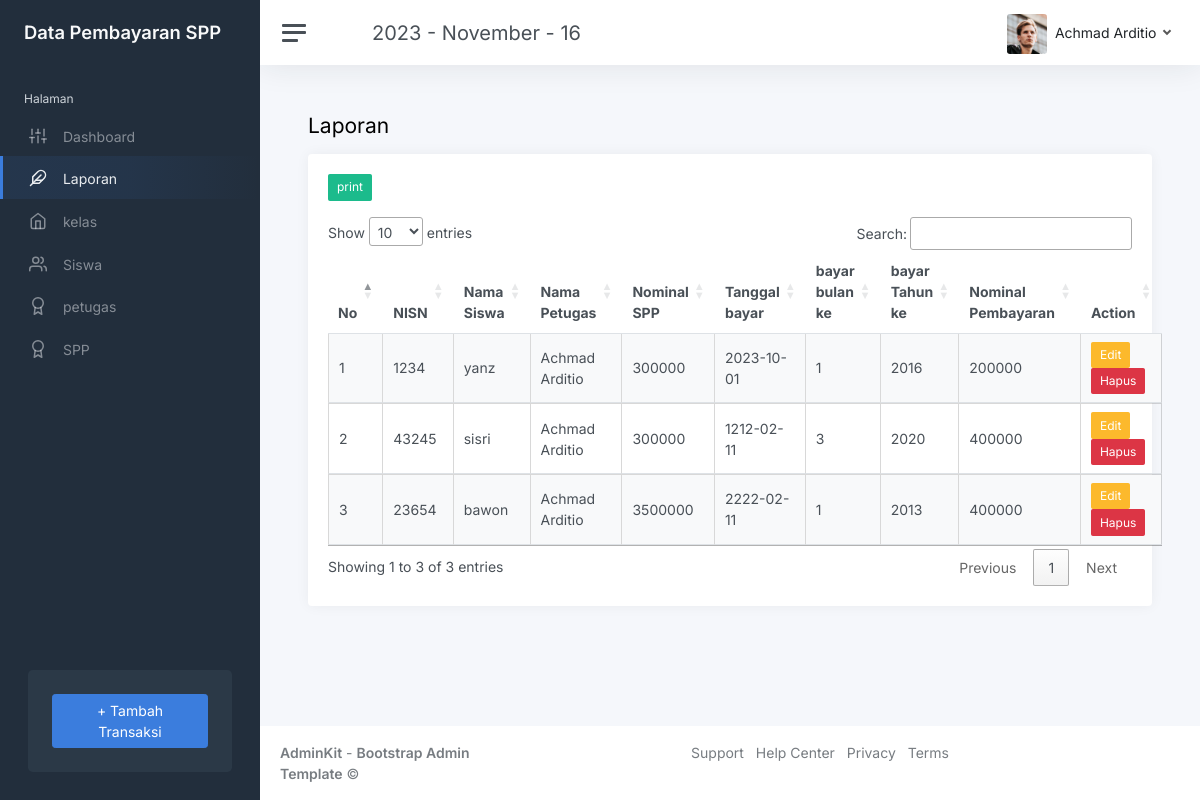
The app's page /index.php?page=laporan (signed in) with its own data.
### tables this page shows
CREATE TABLE `pembayaran` (
  `nisn` char(10) DEFAULT NULL,
  `id_pembayaran` int(11) NOT NULL,
  `id_petugas` int(11) DEFAULT NULL,
  `tgl_bayar` date DEFAULT NULL,
  `bulan_bayar` varchar(8) DEFAULT NULL,
  `tahun_dibayar` varchar(4) DEFAULT NULL,
  `id_spp` int(11) DEFAULT NULL,
  `jumlah_bayar` int(11) DEFAULT NULL
);

CREATE TABLE `siswa` (
  `nisn` char(10) NOT NULL,
  `nis` varchar(4) DEFAULT NULL,
  `nama` varchar(35) DEFAULT NULL,
  `jk` char(15) DEFAULT NULL,
  `id_kelas` int(11) DEFAULT NULL,
  `alamat` text DEFAULT NULL,
  `no_telp` varchar(13) DEFAULT NULL,
  `password` varchar(32) DEFAULT NULL
);

CREATE TABLE `petugas` (
  `id_petugas` int(11) NOT NULL,
  `username` varchar(25) DEFAULT NULL,
  `password` varchar(32) DEFAULT NULL,
  `nama_petugas` varchar(35) DEFAULT NULL,
  `level` enum('admin','petugas') DEFAULT NULL
);

CREATE TABLE `spp` (
  `id_spp` int(11) NOT NULL,
  `tahun` int(11) DEFAULT NULL,
  `nominal` int(11) DEFAULT NULL
);

### laporan.php (the view, shortened to what this page needs)
<h1 class="h3 mb-3"> Laporan</h1>
<div class="row">
    <div class="col-12">
        <div class="card flex-fill">
            <div class="card-body">
                <a <?= ($role == 'siswa' || $role == 'petugas' ? 'hidden' : '') ?> href="cetak_pembayaran.php" target="_blank" class="btn btn-success btn-sm mb-3"><i idata-feather="printer"></i>print</a>
                <table class="table table bordered table-striped table-hover cell-border" id="pembayaran">
                    <thead>
                        <tr>
                            <th>No</th>
                            <th>NISN</th>
                            <th>Nama Siswa</th>
                            <th>Nama Petugas</th>
                            <th>Nominal SPP</th>
                            <th>Tanggal bayar</th>
                            <th>bayar bulan ke</th>
                            <th>bayar Tahun ke</th>
                            <th>Nominal Pembayaran</th>
                            <th <?= ($role == 'siswa' || $role == 'petugas' ? 'hidden' : '') ?>>Action</th>
                        </tr>
                    </thead>
                    <tbody>
                        <?php
                        $No = 1;
                        if ($role == 'siswa') {
                            $nisn = $_SESSION['user']['nisn'];
                            $query = mysqli_query($koneksi, "SELECT * FROM pembayaran INNER JOIN petugas ON pembayaran.id_petugas=petugas.id_petugas INNER JOIN spp on pembayaran.id_spp=spp.id_spp INNER JOIN siswa on pembayaran.nisn=siswa.nisn WHERE pembayaran.nisn='$nisn'");
                        } else {
                            $query = mysqli_query($koneksi, "SELECT * FROM pembayaran INNER JOIN petugas ON pembayaran.id_petugas=petugas.id_petugas INNER JOIN spp on pembayaran.id_spp=spp.id_spp INNER JOIN siswa on pembayaran.nisn=siswa.nisn ");
                        }
                        while ($data = mysqli_fetch_array($query)) {
                        ?>
                            <tr>
                                <td><?php echo $No ?></td>
                                <td><?php echo $data['nisn'] ?></td>
                                <td><?php echo $data['nama'] ?></td>
                                <td><?php echo $data['nama_petugas'] ?></td>
                                <td><?php echo $data['nominal'] ?></td>
                                <td><?php echo $data['tgl_bayar'] ?></td>
                                <td><?php echo $data['bulan_bayar'] ?></td>
                                <td><?php echo $data['tahun_dibayar'] ?></td>
                                <td><?php echo $data['jumlah_bayar'] ?></td>
                                <td <?= ($role == 'siswa' || $role == 'petugas' ? 'hidden' : '') ?>>
                                    <a href="?page=edit_laporan&id=<?php echo $data['id_pembayaran']; ?>" class="btn btn-warning btn-sm">Edit</a>
                                    <a href="?page=hapus_laporan&id=<?php echo $data['id_pembayaran']; ?>" class="btn btn-danger btn-sm">Hapus</a>
                                </td>
                            </tr>
                        <?php
                            $No++;
                        }
                        ?>
                    </tbody>
                </table>
            </div>
        </div>
    </div>
</div>

### index.php (shortened to what this page needs)
<?php
if (empty($_SESSION['user']['nama_petugas'])) {
	$role = 'siswa';
} elseif ($_SESSION['user']['level'] == 'admin') {
	$role = 'admin';
} else {
	$role = 'petugas';
}
?>
<!DOCTYPE html>
<html lang="en">
<head>
	<title>Pembayaran SPP - <?php
							$page = isset($_GET['page']) ? $_GET['page'] : 'Dashboard';
							?>
	<link rel="stylesheet" href="https://cdn.datatables.net/1.13.6/css/jquery.dataTables.min.css">
	<link href="css/app.css" rel="stylesheet">
</head>
<body>
	<div class="wrapper">
		<nav id="sidebar" class="sidebar js-sidebar">
			<div class="sidebar-content js-simplebar">
				<a class="sidebar-brand" href="index.html">
					<span class="align-middle">Data Pembayaran SPP</span>
				</a>
				<ul class="sidebar-nav">
					<li class="sidebar-header">
						Halaman
					</li>
					<li class="sidebar-item <?php if ($page == 'dashboard' || !isset($_GET['page'])) {
												echo "active";
											} ?>">
						<a class="sidebar-link" href="index.php">
							<i class="align-middle" data-feather="sliders"></i> <span class="align-middle">Dashboard</span>
						</a>
					</li>
					<li class="sidebar-item <?php if ($page == 'laporan' || $page == 'edit_laporan') {
												echo "active";
											} ?>" <?php if ($role == '' || $role == 'siswa') {
														echo 'hidden';
													} ?>>
						<a class="sidebar-link" href="?page=laporan">
							<i class="align-middle" data-feather="feather"></i> <span class="align-middle">Laporan</span>
						</a>
					</li>
					<li class="sidebar-item <?php if ($page == 'kelas' || $page == 'edit_kelas') {
												echo "active";
											} ?>" <?php if ($role == 'petugas' || $role == 'siswa') {
														echo 'hidden';
													} ?>>
						<a class="sidebar-link" href="?page=kelas">
							<i class="align-middle" data-feather="home"></i> <span class="align-middle">kelas</span>
						</a>
					</li>
					<li class="sidebar-item <?php if ($page == 'Siswa' || $page ==  'edit_siswa') {
												echo "active";
											} ?>" <?php if ($role == 'siswa' || $role == '') {
														echo 'hidden';
													} ?>>
						<a class="sidebar-link" href="?page=Siswa">
							<i class="align-middle" data-feather="users"></i> <span class="align-middle">Siswa</span>
						</a>
					</li>
					<li class="sidebar-item <?php if ($page == 'petugas' || $page == 'edit_petugas') {
												echo "active";
											} ?>" <?php if ($role == 'petugas' || $role == 'siswa') {
														echo 'hidden';
													} ?>>
						<a class="sidebar-link" href="?page=petugas">
							<i class="align-middle" data-feather="award"></i> <span class="align-middle">petugas</span>
						</a>
					</li>
					<li class="sidebar-item <?php if ($page == 'spp' || $page == 'id_spp') {
												echo "active";
											} ?>" <?php if ($role == 'petugas' || $role == 'siswa') {
														echo 'hidden';
													} ?>>
						<a class="sidebar-link" href="?page=spp">
							<i class="align-middle" data-feather="award"></i> <span class="align-middle">SPP</span>
						</a>
					</li>
				</ul>
				<div class="sidebar-cta" <?php if (empty($_SESSION['user']['nama_petugas'])) {
												echo 'hidden';
											} ?>>
					<div class="sidebar-cta-content">
						<div class="d-grid">
							<a href="?page=tambah_pembayaran" class="btn btn-primary">+ Tambah Transaksi</a>
						</div>
					</div>
				</div>
			</div>
		</nav>
		<div class="main">
			<nav class="navbar navbar-expand navbar-light navbar-bg">
				<a class="sidebar-toggle js-sidebar-toggle">
					<i class="hamburger align-self-center"></i>
				</a>
				<span class="text-lg ms-5" style="font-size: 20px;"><?= date("Y - F - d") ?></span>
				<div class="navbar-collapse collapse">
					<ul class="navbar-nav navbar-align">
						<li class="nav-item dropdown">
							<a class="nav-link dropdown-toggle d-none d-sm-inline-block" href="#" data-bs-toggle="dropdown">
								<img src="img/avatars/avatar.jpg" class="avatar img-fluid rounded me-1" alt="Charles Hall" /> <span class="text-dark"><?= ($role == 'siswa' ? $_SESSION['user']['nama'] : $_SESSION['user']['nama_petugas']) ?></span>
							</a>
						</li>
					</ul>
				</div>
			</nav>
			<main class="content">
				<div class="container-fluid p-0">
					<?php
					$page = isset($_GET['page']) ? $_GET['page'] : 'dashboard';
					include $page . '.php';
					?>
				</div>
			</main>
			<footer class="footer">
				<div class="container-fluid">
					<div class="row text-muted">
						<div class="col-3 text-start">
							<p class="mb-0">
								<a class="text-muted" href="https://adminkit.io/" target="_blank"><strong>AdminKit</strong></a> - <a class="text-muted" href="https://adminkit.io/" target="_blank"><strong>Bootstrap Admin Template</strong></a> &copy;
							</p>
						</div>
						<div class="col-6 text-end">
							<ul class="list-inline">
								<li class="list-inline-item">
									<a class="text-muted" href="https://adminkit.io/" target="_blank">Support</a>
								</li>
								<li class="list-inline-item">
									<a class="text-muted" href="https://adminkit.io/" target="_blank">Help Center</a>
								</li>
								<li class="list-inline-item">
									<a class="text-muted" href="https://adminkit.io/" target="_blank">Privacy</a>
								</li>
								<li class="list-inline-item">
									<a class="text-muted" href="https://adminkit.io/" target="_blank">Terms</a>
								</li>
							</ul>
						</div>
					</div>
				</div>
			</footer>
		</div>
	</div>
</body>
</html>

### records on screen
pembayaran: nisn.nisn "1234", nisn.nama "yanz", id_petugas.nama_petugas "Achmad Arditio", id_spp.nominal "300000", tgl_bayar "2023-10-01", bulan_bayar "1", tahun_dibayar "2016", jumlah_bayar "200000"
pembayaran: nisn.nisn "43245", nisn.nama "sisri", id_petugas.nama_petugas "Achmad Arditio", id_spp.nominal "300000", tgl_bayar "1212-02-11", bulan_bayar "3", tahun_dibayar "2020", jumlah_bayar "400000"
pembayaran: nisn.nisn "23654", nisn.nama "bawon", id_petugas.nama_petugas "Achmad Arditio", id_spp.nominal "3500000", tgl_bayar "2222-02-11", bulan_bayar "1", tahun_dibayar "2013", jumlah_bayar "400000"

### other values on screen
$_SESSION['user']['nama_petugas'] "Achmad Arditio"
